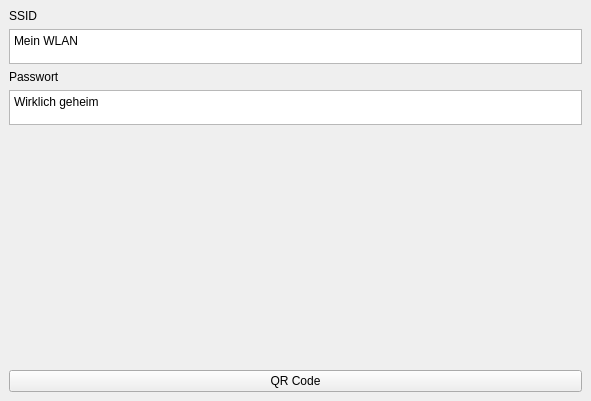
<?xml version="1.0" encoding="UTF-8"?>
<ui version="4.0">
 <class>MainWindow</class>
 <widget class="QMainWindow" name="MainWindow">
  <property name="geometry">
   <rect>
    <x>0</x>
    <y>0</y>
    <width>591</width>
    <height>401</height>
   </rect>
  </property>
  <property name="windowTitle">
   <string>MainWindow</string>
  </property>
  <property name="styleSheet">
   <string notr="true">body{
font-size:14px;
}


.lionBtn {
    font-size: 14px;
    background: rgba(0, 0, 0, 0.08),
                QLinearGradient(spread: pad, x1: 0, y1: 0,
                               x2: 0, y2: 1,
                               stop: 0 #e4fbff,
                               stop: 0.1 #cee6fb,
                               stop: 0.5 #a5d3fb,
                               stop: 0.51 #88c6fb,
                               stop: 1 #d5faff);
    background-clip: padding;
    border-radius: 5px;
    padding: 3px 30px 3px 30px;
    color: #242d35;
}</string>
  </property>
  <widget class="QWidget" name="centralwidget">
   <layout class="QGridLayout" name="gridLayout_2">
    <item row="3" column="0">
     <widget class="QPlainTextEdit" name="password">
      <property name="sizePolicy">
       <sizepolicy hsizetype="Expanding" vsizetype="Maximum">
        <horstretch>0</horstretch>
        <verstretch>0</verstretch>
       </sizepolicy>
      </property>
      <property name="maximumSize">
       <size>
        <width>16777215</width>
        <height>35</height>
       </size>
      </property>
      <property name="plainText">
       <string>Wirklich geheim</string>
      </property>
     </widget>
    </item>
    <item row="8" column="0">
     <widget class="QWidget" name="qrcode" native="true"/>
    </item>
    <item row="1" column="0">
     <widget class="QPlainTextEdit" name="SSID">
      <property name="sizePolicy">
       <sizepolicy hsizetype="Expanding" vsizetype="Maximum">
        <horstretch>0</horstretch>
        <verstretch>0</verstretch>
       </sizepolicy>
      </property>
      <property name="maximumSize">
       <size>
        <width>16777215</width>
        <height>35</height>
       </size>
      </property>
      <property name="font">
       <font/>
      </property>
      <property name="styleSheet">
       <string notr="true"/>
      </property>
      <property name="plainText">
       <string>Mein WLAN</string>
      </property>
     </widget>
    </item>
    <item row="0" column="0">
     <widget class="QLabel" name="label">
      <property name="text">
       <string>SSID</string>
      </property>
     </widget>
    </item>
    <item row="4" column="0">
     <layout class="QGridLayout" name="gridLayout">
      <item row="0" column="0">
       <widget class="QLabel" name="img">
        <property name="sizePolicy">
         <sizepolicy hsizetype="Expanding" vsizetype="Expanding">
          <horstretch>0</horstretch>
          <verstretch>0</verstretch>
         </sizepolicy>
        </property>
        <property name="text">
         <string/>
        </property>
        <property name="pixmap">
         <pixmap>../../basic_qrcode.png</pixmap>
        </property>
        <property name="alignment">
         <set>Qt::AlignmentFlag::AlignCenter</set>
        </property>
       </widget>
      </item>
     </layout>
    </item>
    <item row="9" column="0">
     <widget class="QPushButton" name="closeBtn_2">
      <property name="styleSheet">
       <string notr="true">background:
    QLinearGradient( spread:pad, x1: 0, y1: 0,
                     x2: 0, y2: 1,
                     stop: 0 #f0ff35,
                     stop: 1 #a9ff00
    ),
    QRadialGradient( cx: 0.5, cy: -0.4, radius: 2.0,
                     stop: 0 #b8ee36,
                     stop: 0.45 #b8ee36,
                     stop: 0.5 #80c800,
                     stop: 1 #80c800
    );
background-radius: 6, 5;
background-insets: 0, 1;
text-fill: #395306;
</string>
      </property>
      <property name="text">
       <string>QR Code</string>
      </property>
     </widget>
    </item>
    <item row="2" column="0">
     <widget class="QLabel" name="label_2">
      <property name="text">
       <string>Passwort</string>
      </property>
     </widget>
    </item>
   </layout>
  </widget>
 </widget>
 <resources/>
 <connections/>
</ui>
